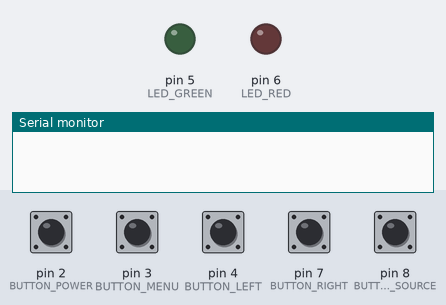
Bench run of a sketch on a simulated Arduino Uno, built with avr-gcc and run on an emulated ATmega328P. Parts: output pins drawn as LEDs (lit = HIGH), the last lines printed to the serial monitor. The inputs (shaded band) are chosen by the test bench; at power-on: pin 2 (BUTTON_POWER), pin 3 (BUTTON_MENU), pin 4 (BUTTON_LEFT), pin 7 (BUTTON_RIGHT), pin 8 (BUTTON_SOURCE) HIGH.

Above: at 1.2 s.
1.3 s: pin 3 (BUTTON_MENU) pulled LOW for 1 s
At 3.3 s:
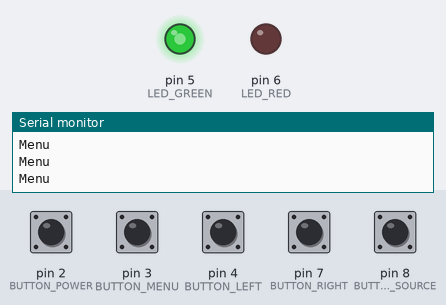
3.8 s: pin 7 (BUTTON_RIGHT) pulled LOW for 0.25 s
At 4.7 s:
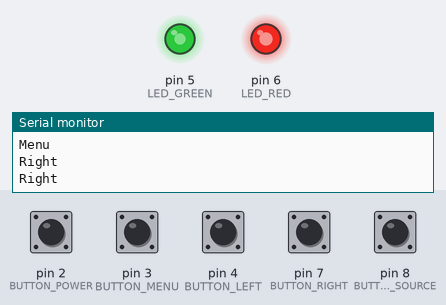
5.5 s: pin 4 (BUTTON_LEFT) pulled LOW for 1 s
At 7.6 s:
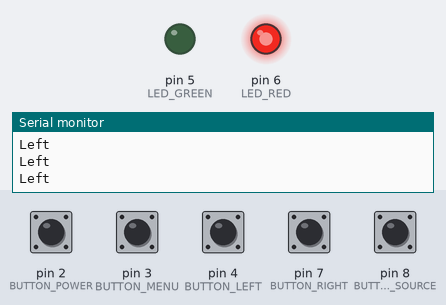
8.0 s: pin 8 (BUTTON_SOURCE) pulled LOW for 1 s
At 9.6 s:
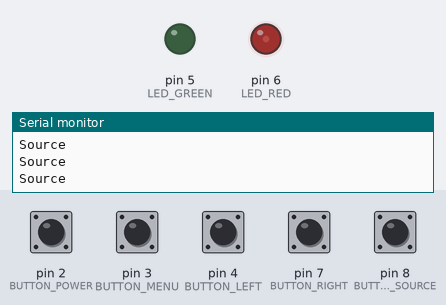
10.5 s: pin 3 (BUTTON_MENU) pulled LOW for 0.25 s
At 11.0 s:
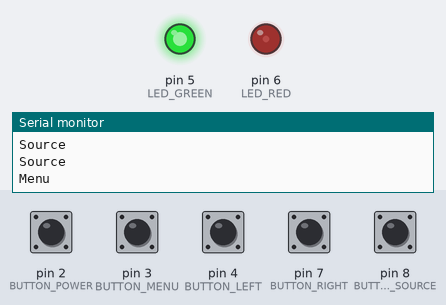
12.2 s: pin 4 (BUTTON_LEFT) pulled LOW for 0.25 s
At 13.6 s:
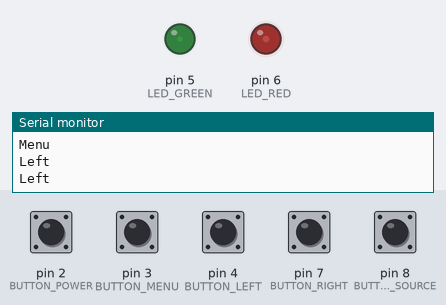
Timing chart, 0 to 14.9 s (numbered marks = the images above; inputs shaded):
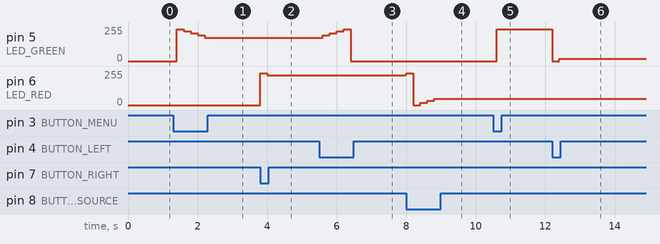

Measured:
- after the input at 1.3 s, pin 5 (LED_GREEN): 0/255 → 240/255 after 0.10 s, → 224/255 0.20 s later, → 208/255 0.20 s later, → 192/255 0.20 s later, … (5 changes in this stretch)
- after the input at 3.8 s, pin 6 (LED_RED): 0/255 → 240/255 at once, → 224/255 0.20 s later
- after the input at 5.5 s, pin 5 (LED_GREEN): 176/255 → 192/255 after 0.10 s, → 208/255 0.20 s later, → 224/255 0.20 s later, → 240/255 0.20 s later, … (5 changes in this stretch)
- after the input at 8.0 s, pin 6 (LED_RED): 224/255 → 240/255 at once, → 0/255 0.20 s later, → 16/255 0.20 s later, → 32/255 0.20 s later, … (5 changes in this stretch)
- after the input at 10.5 s, pin 5 (LED_GREEN): 0/255 → 240/255 after 0.10 s
- after the input at 12.2 s, pin 5 (LED_GREEN): 240/255 → 0/255 at once, → 16/255 0.20 s later

The sketch:

buttons.ino
```cpp
#define LED_GREEN 5
#define LED_RED 6

#define BUTTON_POWER 2
#define BUTTON_MENU 3
#define BUTTON_LEFT 4
#define BUTTON_RIGHT 7
#define BUTTON_SOURCE 8

int redValue = 0;
int greenValue = 0;
int increment = 16;

void setup() {

  // We initialise the pins and the Serial port

  Serial.begin(115200);
  pinMode(BUTTON_POWER, INPUT_PULLUP);
  pinMode(BUTTON_MENU, INPUT_PULLUP);
  pinMode(BUTTON_LEFT, INPUT_PULLUP);
  pinMode(BUTTON_RIGHT, INPUT_PULLUP);
  pinMode(BUTTON_SOURCE, INPUT_PULLUP);
}

void loop() {

  // We have to check for 0 since the buttons are at 1 when not pressed

  if (digitalRead(BUTTON_POWER) == 0) {
    Serial.println("Power");
    greenValue = 0;
    redValue = 0;
  }

  if (digitalRead(BUTTON_MENU) == 0) {
    Serial.println("Menu");
    greenValue -= increment;
  }

  if (digitalRead(BUTTON_LEFT) == 0) {
    Serial.println("Left");
    greenValue += increment;
  }

  if (digitalRead(BUTTON_RIGHT) == 0) {
    Serial.println("Right");
    redValue -= increment;
  }

  if (digitalRead(BUTTON_SOURCE) == 0) {
    Serial.println("Source");
    redValue += increment;
  }

  analogWrite(LED_RED, redValue);
  analogWrite(LED_GREEN, greenValue);

  delay(200);
}
```
